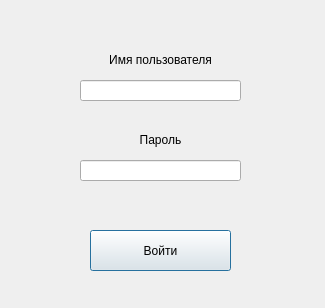
<?xml version="1.0" encoding="UTF-8"?>
<ui version="4.0">
 <class>Widget</class>
 <widget class="QDialog" name="Widget">
  <property name="enabled">
   <bool>true</bool>
  </property>
  <property name="geometry">
   <rect>
    <x>0</x>
    <y>0</y>
    <width>325</width>
    <height>308</height>
   </rect>
  </property>
  <property name="sizePolicy">
   <sizepolicy hsizetype="Fixed" vsizetype="Fixed">
    <horstretch>0</horstretch>
    <verstretch>0</verstretch>
   </sizepolicy>
  </property>
  <property name="minimumSize">
   <size>
    <width>325</width>
    <height>308</height>
   </size>
  </property>
  <property name="maximumSize">
   <size>
    <width>325</width>
    <height>308</height>
   </size>
  </property>
  <property name="windowTitle">
   <string>Подключение</string>
  </property>
  <widget class="QPushButton" name="entrance_button">
   <property name="geometry">
    <rect>
     <x>90</x>
     <y>230</y>
     <width>141</width>
     <height>41</height>
    </rect>
   </property>
   <property name="sizePolicy">
    <sizepolicy hsizetype="Fixed" vsizetype="Fixed">
     <horstretch>0</horstretch>
     <verstretch>0</verstretch>
    </sizepolicy>
   </property>
   <property name="text">
    <string>Войти</string>
   </property>
  </widget>
  <widget class="QLineEdit" name="login_line_edit">
   <property name="geometry">
    <rect>
     <x>80</x>
     <y>80</y>
     <width>161</width>
     <height>21</height>
    </rect>
   </property>
  </widget>
  <widget class="QLineEdit" name="password_line_edit">
   <property name="geometry">
    <rect>
     <x>80</x>
     <y>160</y>
     <width>161</width>
     <height>21</height>
    </rect>
   </property>
  </widget>
  <widget class="QLabel" name="label">
   <property name="geometry">
    <rect>
     <x>80</x>
     <y>50</y>
     <width>161</width>
     <height>20</height>
    </rect>
   </property>
   <property name="text">
    <string>Имя пользователя</string>
   </property>
   <property name="alignment">
    <set>Qt::AlignCenter</set>
   </property>
  </widget>
  <widget class="QLabel" name="label_2">
   <property name="geometry">
    <rect>
     <x>80</x>
     <y>130</y>
     <width>161</width>
     <height>20</height>
    </rect>
   </property>
   <property name="sizePolicy">
    <sizepolicy hsizetype="Preferred" vsizetype="Preferred">
     <horstretch>0</horstretch>
     <verstretch>0</verstretch>
    </sizepolicy>
   </property>
   <property name="text">
    <string>Пароль</string>
   </property>
   <property name="alignment">
    <set>Qt::AlignCenter</set>
   </property>
  </widget>
  <widget class="QLabel" name="label_3">
   <property name="geometry">
    <rect>
     <x>20</x>
     <y>190</y>
     <width>291</width>
     <height>41</height>
    </rect>
   </property>
   <property name="sizePolicy">
    <sizepolicy hsizetype="Preferred" vsizetype="Preferred">
     <horstretch>0</horstretch>
     <verstretch>0</verstretch>
    </sizepolicy>
   </property>
   <property name="text">
    <string/>
   </property>
   <property name="alignment">
    <set>Qt::AlignCenter</set>
   </property>
  </widget>
 </widget>
 <resources/>
 <connections/>
</ui>
